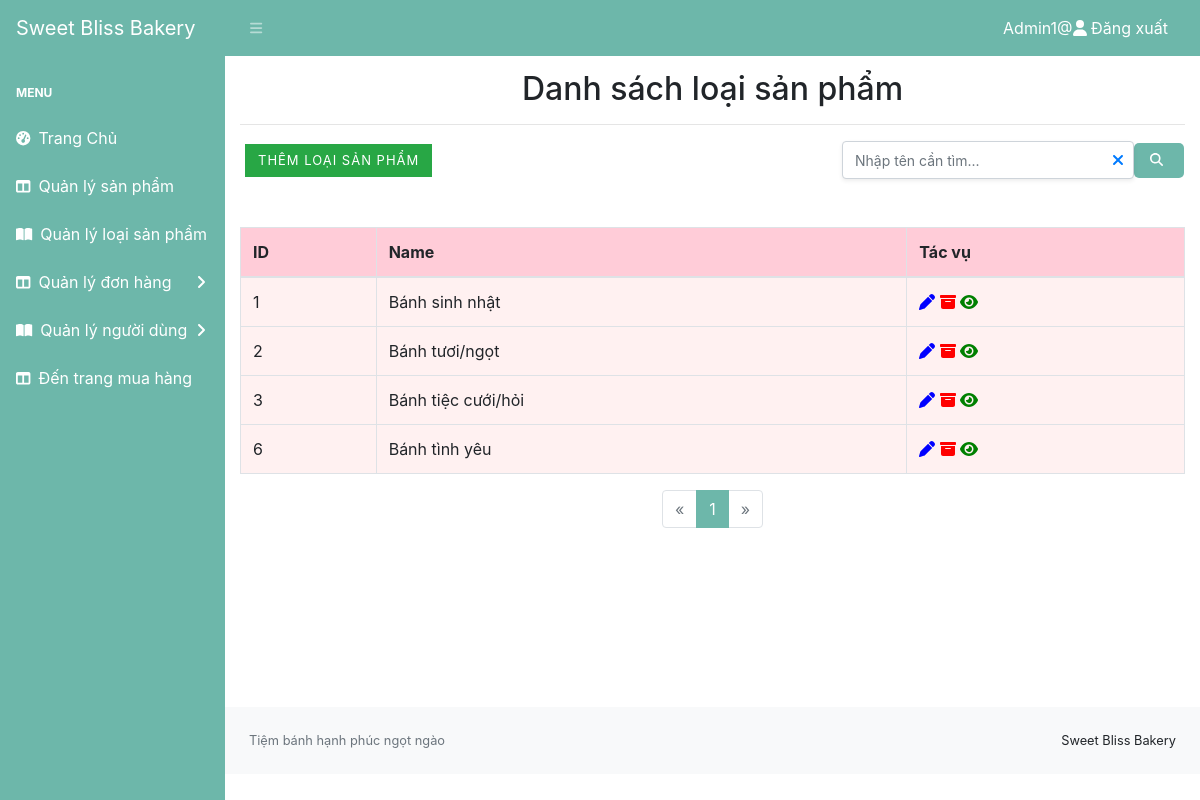
Page /admin/category.php (signed in) on the committed database.
### tables this page shows
CREATE TABLE `category` (
  `id_category` int(11) NOT NULL,
  `name` varchar(250) NOT NULL
);

### class/Category.php (called while the page is built, shortened)
<?php
class Category
{
    public static function getAll($pdo)
    {
       $sql= "SELECT * FROM category";
       $stmt= $pdo->prepare($sql);
        if($stmt->execute())
        {
            $stmt->setFetchMode(PDO::FETCH_CLASS, "Category");
            return $stmt->fetchAll();
        }
    }
    public static function pagination($data, $limit, $offset) {
        $paginatedData = array_slice($data, $offset, $limit);
        return $paginatedData;
    }
}

### admin/category.php (the view, shortened to what this page needs)
<?php
    require '../class/Category.php';
    $conn= new Database();
    $pdo = $conn->getConnect();
    $data= Category::getAll($pdo);
$page = isset($_GET['page']) ? (int)$_GET['page'] : 1;
$ppp = 4;
$limit= $ppp;
$offset = ($page - 1) * $ppp;
$totalCategorys = count($data);
$totalPages = ceil($totalCategorys / $ppp);
$data= Category::pagination($data, $limit, $offset);
?>
<?php require_once "inc/header.php"?>
<main>
    <div class= "container-fluid">
        <br>
        <h2 class="text-center pt-3">Danh sách loại sản phẩm</h2>
        <hr>
        <div class="row">
            <div class="d-flex align-items-center justify-content-between flex-grow-1">
                <div style="padding-left: 20px"><a class="btn btn-success" aria-current="page" href="new-category.php">Thêm loại sản phẩm</a></div>
                <form method="post" class="d-none d-md-inline-block form-inline ms-auto me-0 me-md-3 my-2 my-md-0">
                    <div class="row">
                        <div class="col d-flex align-items-center">
                            <div style="position: relative;">
                                <input class="form-control rounded shadow-sm" value="<?= isset($_SESSION['searchCate'])?$_SESSION['searchCate'] : ''?>"  type="text" name="search" placeholder="Nhập tên cần tìm... " style="padding-right: 30px;">
                                <span style="position: absolute; top: 50%; right: 10px; transform: translateY(-50%);">
                                    <a href="category.php?action=cancelSearch"><i class="fas fa-remove"></i></a>
                                </span>
                            </div>
                            <button class="btn" style="background-color: #6DB7AA; color: white; border-radius: 5px; border: none; padding: 8px 16px; transition: background-color 0.3s;">
                                <i class="fas fa-search" style="margin-right: 5px;"></i>
                            </button>
                        </div>
                    </div>
                </form>
            </div>
        </div>
        <br><br>
        <table class="table table-bordered" style="background-color: #FFCCD8;">
            <thead style="background-color: #FFCCD8;">
                <tr>
                    <th>ID</th>
                    <th>Name</th>
                    <th>Tác vụ</th>
                </tr>
            </thead>
            <tbody style="background-color: #FFF1F1">
                <?php foreach($data as $category): ?>
                    <tr>
                        <td><?= $category->id_category ?></td>
                        <td><?=  $category->name  ?></td>
                        <td>
                            <a href="edit-category.php?Id=<?= $category->id_category?>" > <i class="fa-solid fa-pen" style="color: blue"></i> </a>
                            <a href="delete-category.php?Id=<?= $category->id_category?>" ><i class="fa-solid fa-box-archive" style="color: red"></i></a>
                            <a href="detail-category.php?Id=<?= $category->id_category?>" ><i class="fa-solid fa-eye" style="color: green"></i></a>
                        </td>
                    </tr>
                <?php endforeach; ?>
            </tbody>
        </table>
    </div>
    <div class="container">
    <div class="row">
        <div class="col d-flex justify-content-center">
    <nav aria-label="Page navigation example">
        <ul class="pagination">
            <li class="page-item <?= ($page <= 1) ? 'disabled' : '' ?>">
                <a class="page-link" href="category.php?page=<?= max($page - 1, 1) ?>" aria-label="Previous">
                    <span aria-hidden="true">&laquo;</span>
                </a>
            </li>
            <?php
            $startPage = max(1, min($page - 1, $totalPages - 2));
            for($i = $startPage; $i <= min($totalPages, $startPage + 2); $i++) { ?>
                <li class="page-item <?= ($i == $page) ? 'active' : '' ?>">
                    <a class="page-link" href="category.php?page=<?= $i ?>"><?= $i ?></a>
                </li>
            <?php } ?>
            <li class="page-item <?= ($page >= $totalPages) ? 'disabled' : '' ?>">
                <a class="page-link" href="category.php?page=<?= min($page + 1, $totalPages) ?>" aria-label="Next">
                    <span aria-hidden="true">&raquo;</span>
                </a>
            </li>
        </ul>
    </nav>
    </div>
    </div>
    </div>
</main>
<?php require_once "inc/footer.php"?>

### rows in the picture
category: id_category "1", name "Bánh sinh nhật"
category: id_category "2", name "Bánh tươi/ngọt"
category: id_category "3", name "Bánh tiệc cưới/hỏi"
category: id_category "6", name "Bánh tình yêu"

### other values in the picture
$username "Admin1@"
